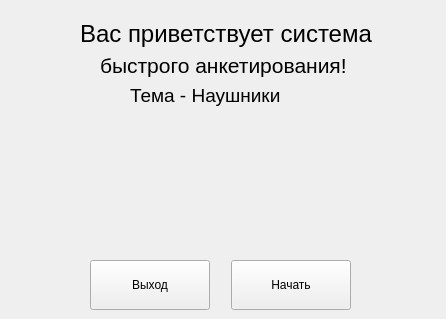
<?xml version="1.0" encoding="UTF-8"?>
<ui version="4.0">
 <class>MainWindow</class>
 <widget class="QMainWindow" name="MainWindow">
  <property name="geometry">
   <rect>
    <x>0</x>
    <y>0</y>
    <width>446</width>
    <height>319</height>
   </rect>
  </property>
  <property name="minimumSize">
   <size>
    <width>446</width>
    <height>319</height>
   </size>
  </property>
  <property name="maximumSize">
   <size>
    <width>446</width>
    <height>319</height>
   </size>
  </property>
  <property name="windowTitle">
   <string>MainWindow</string>
  </property>
  <widget class="QWidget" name="centralwidget">
   <widget class="QPushButton" name="btn_exit">
    <property name="geometry">
     <rect>
      <x>90</x>
      <y>260</y>
      <width>120</width>
      <height>50</height>
     </rect>
    </property>
    <property name="font">
     <font>
      <family>Segoe UI</family>
     </font>
    </property>
    <property name="text">
     <string>Выход</string>
    </property>
   </widget>
   <widget class="QLabel" name="label_welcome_1">
    <property name="geometry">
     <rect>
      <x>80</x>
      <y>13</y>
      <width>311</width>
      <height>41</height>
     </rect>
    </property>
    <property name="font">
     <font>
      <family>Segoe UI</family>
      <pointsize>18</pointsize>
     </font>
    </property>
    <property name="text">
     <string>Вас приветствует система</string>
    </property>
   </widget>
   <widget class="QPushButton" name="btn_begin">
    <property name="geometry">
     <rect>
      <x>231</x>
      <y>260</y>
      <width>120</width>
      <height>50</height>
     </rect>
    </property>
    <property name="font">
     <font>
      <family>Segoe UI</family>
     </font>
    </property>
    <property name="text">
     <string>Начать</string>
    </property>
   </widget>
   <widget class="QLabel" name="label_subject">
    <property name="geometry">
     <rect>
      <x>130</x>
      <y>70</y>
      <width>241</width>
      <height>51</height>
     </rect>
    </property>
    <property name="font">
     <font>
      <family>Segoe UI</family>
      <pointsize>14</pointsize>
     </font>
    </property>
    <property name="text">
     <string>Тема - Наушники</string>
    </property>
   </widget>
   <widget class="QLabel" name="label_welcome_2">
    <property name="geometry">
     <rect>
      <x>100</x>
      <y>50</y>
      <width>261</width>
      <height>31</height>
     </rect>
    </property>
    <property name="font">
     <font>
      <family>Segoe UI</family>
      <pointsize>16</pointsize>
     </font>
    </property>
    <property name="text">
     <string>быстрого анкетирования!</string>
    </property>
   </widget>
  </widget>
 </widget>
 <resources/>
 <connections/>
</ui>
